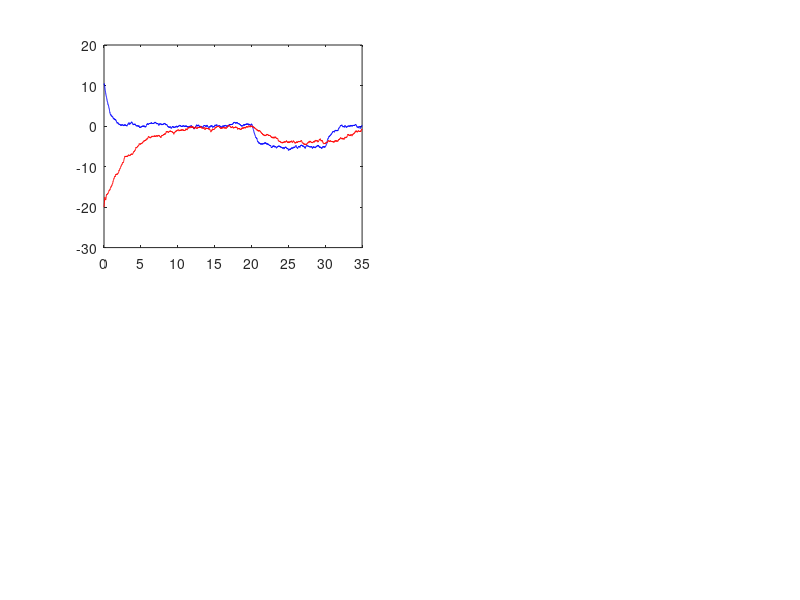

Reproduce this figure in MATLAB. (Note: this script raises an error after producing the figure.)
% Simulation parameters
dt = 0.01;
gamma = 0.25;
sim_time = 35; % seconds
N = round(sim_time / dt);
t = 0:dt:(sim_time - dt);

% System matrices
A = [1, 0, (1-0.5*dt)*dt, 0;
     0, 1, 0, (1-0.5*gamma*dt)*dt;
     0, 0, 1 - gamma*dt, 0;
     0, 0, 0, 1 - gamma*dt];
B = [0.5*dt^2, 0;
     0, 0.5*dt^2;
     dt, 0;
     0, dt];
C = eye(4);
K = [40.0400, 0, 29.5498, 0;
     0, 20.2002, 0, 68.7490];
L = [0.2000, 0, 0.0499, 0;
     0, 0.2000, 0, 0.0499;
     0, 0, 0.4975, 0;
     0, 0, 0, 0.0975];

% Initial conditions
x = [10; -20; 30; -10];
x_hat = x; % Initial state estimate

% Noise bounds (user-defined)
delta = 0.1;    % Process noise bound
epsilon = 0.1;  % Measurement noise bound

% Attack parameters
attack_start = 20;
attack_end = 30;
attack_indices = find(t >= attack_start & t <= attack_end);
a_k = [5; 5; 0; 0]; % Attack vector

% Defense mechanisms
f = @(y) 1.5 * y;        % Nonlinear transformation
f_inv = @(y) y / 1.5;    % Inverse transformation
rng(0); % Reproducible random Gamma matrices
Gamma = zeros(4,4,N);
for k = 1:N
    Gamma(:,:,k) = diag(0.9 + 0.2*rand(4,1)); % Random diagonal
end

% Detection threshold (adjust based on normal operation)
r_bar = 1.5;

% Data storage
Px = zeros(1,N); Py = zeros(1,N);
error = zeros(4,N); flags = zeros(1,N);
residuals = zeros(1,N);

% Simulation loop
for k = 1:N
    % Control input
    u = -K * x_hat;
    
    % Process noise (bounded)
    omega = delta * (2*rand(4,1) - 1);
    x = A * x + B * u + omega;
    
    % Measurement noise (bounded)
    v = epsilon * (2*rand(4,1) - 1);
    y_k = C * x + v;
    
    % Inject FDI attack
    if ismember(k, attack_indices)
        y_k = y_k + a_k;
    end
    
    % Apply defense: nonlinear + MT
    y_prime = f(y_k);
    y_M = Gamma(:,:,k) * y_prime;
    y_bar = f_inv(Gamma(:,:,k) \ y_M);
    
    % State estimation
    x_hat = A * x_hat + L * (y_bar - C * x_hat);
    
    % Residual and detection
    r_a = y_bar - C * x_hat;
    residuals(k) = norm(r_a);
    flags(k) = residuals(k) > r_bar;
    
    % Save data
    Px(k) = x(1); Py(k) = x(2);
    error(:,k) = x - x_hat;
end

% Plotting
figure;

% Trajectories under attack
subplot(2,2,1);
plot(t, Px, 'b', t, Py, 'r');
hold on; xline(20, 'k--'); xline(30, 'k--');
title('Trajectories of P_x and P_y under FDI Attack');
xlabel('Time (s)'); ylabel('Position');
legend('P_x', 'P_y', 'Attack Start', 'Attack End');

% Estimation error
subplot(2,2,2);
plot(t, error(1,:), 'b', t, error(2,:), 'r');
title('State Estimation Error (P_x, P_y)');
xlabel('Time (s)'); ylabel('Error');
legend('e_{P_x}', 'e_{P_y}');

% Detection flags
subplot(2,2,3);
stairs(t, flags); ylim([-0.1, 1.1]);
title('Attack Detection Flags');
xlabel('Time (s)'); ylabel('Flag');

% Residual vs threshold
subplot(2,2,4);
plot(t, residuals, 'k', t, r_bar*ones(size(t)), 'r--');
title('Residual Norm vs Threshold');
xlabel('Time (s)'); ylabel('Norm');
legend('Residual', 'Threshold');

% Adjust layout
set(gcf, 'Position', [100, 100, 1200, 800]);
